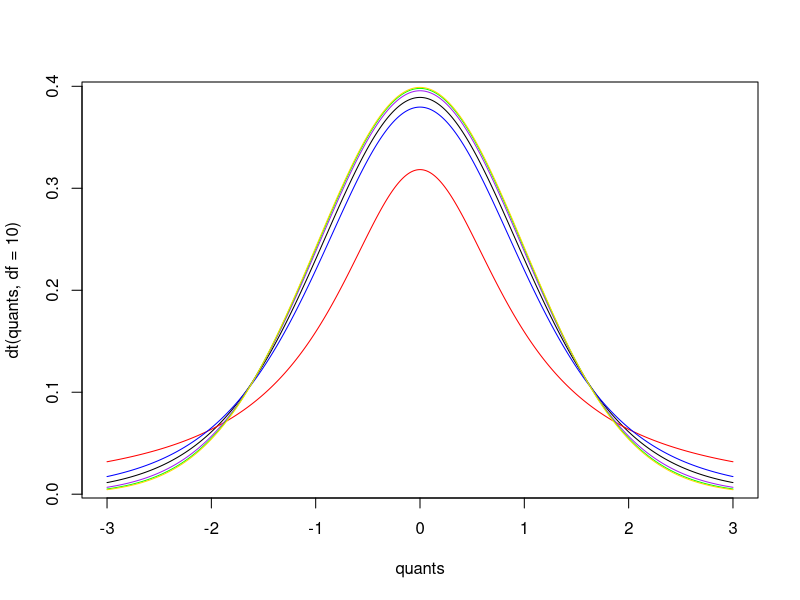

Recreate this plot in R.
#Set up a sequence of numbers from -3 to 3
quants<- seq(-3,3,by=0.01)
#Now plot the sequnce 
plot(quants, dt(quants,df=10),type='l')
#Now lets add a new line to the plot and see what it looks like with a df of 1
points(quants,dt(quants,df=1),type='l',col='red')
points(quants,dt(quants,df=5),type='l',col='blue')
points(quants,dt(quants,df=30),type='l',col='purple')
points(quants,dt(quants,df=100),type='l',col='green')
points(quants,dnorm(quants),type='l',col='gold')